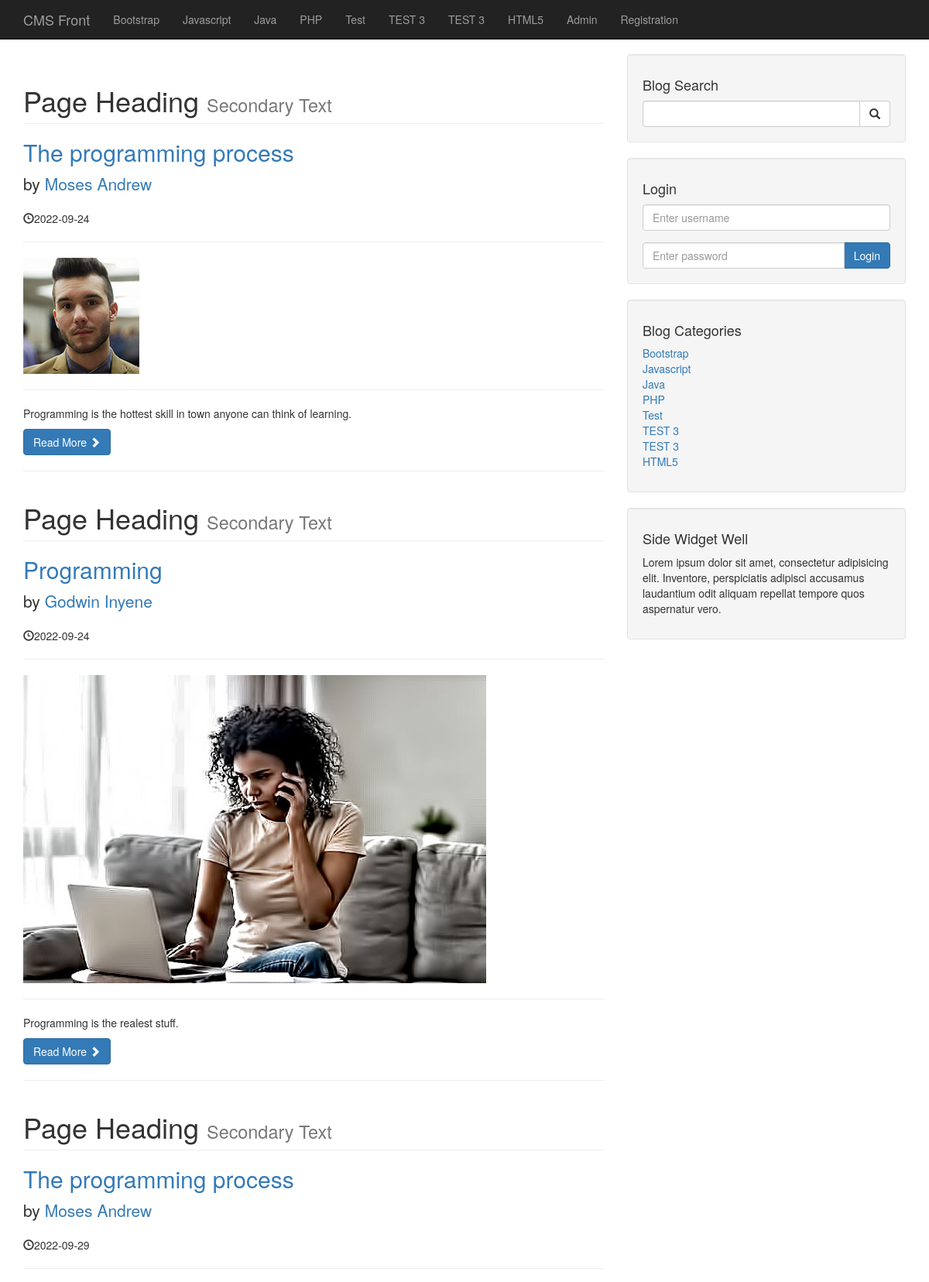
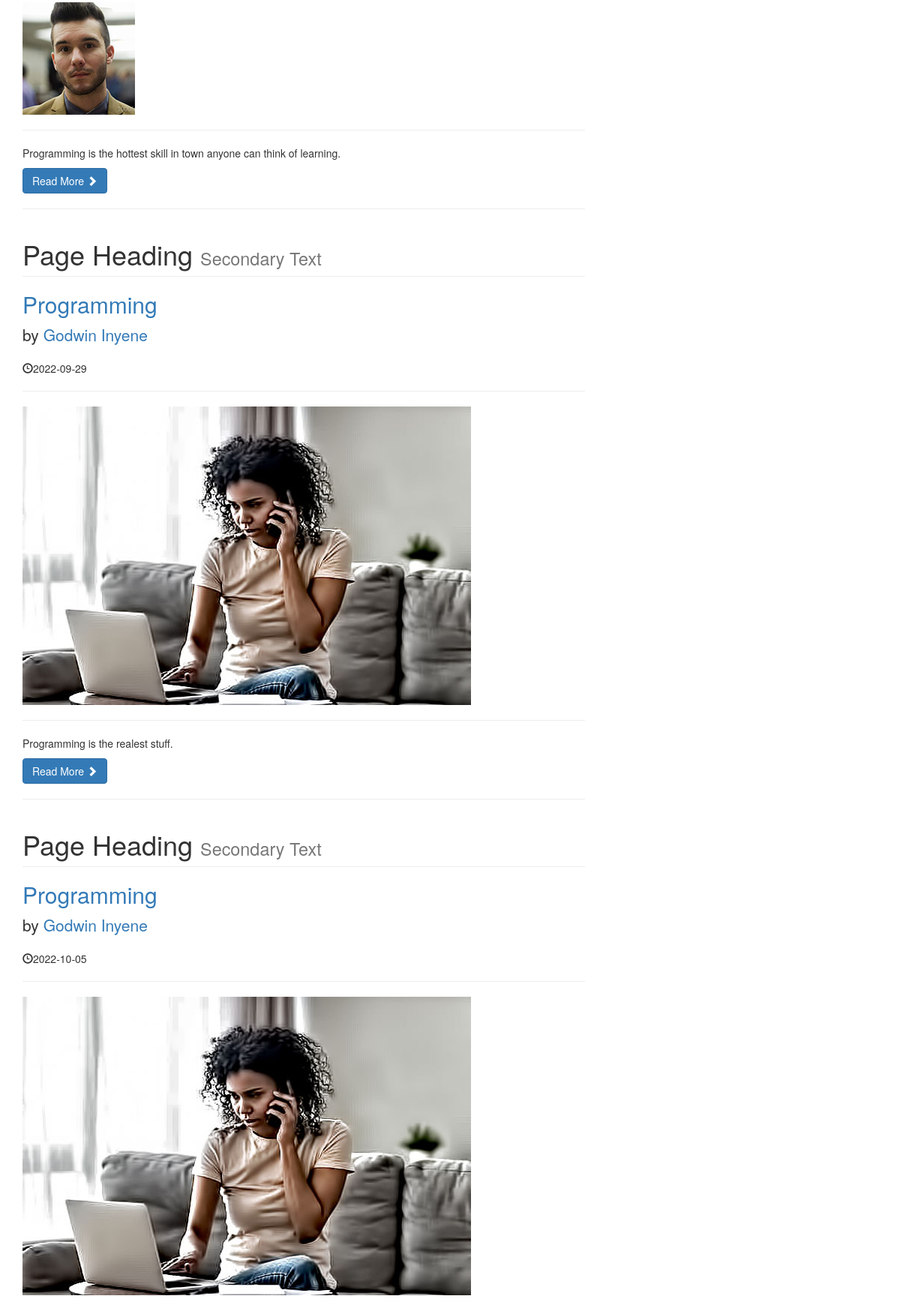
/index_old.php (upper part), run on the app's committed database (2 pictures, top to bottom).
### tables this page shows
CREATE TABLE `categories` (
  `cat_id` int(3) NOT NULL,
  `cat_title` varchar(255) NOT NULL
);

CREATE TABLE `posts` (
  `post_id` int(3) NOT NULL,
  `post_category_id` int(3) NOT NULL,
  `post_title` varchar(255) NOT NULL,
  `post_author` varchar(255) NOT NULL,
  `post_date` date NOT NULL,
  `post_image` text NOT NULL,
  `post_content` text NOT NULL,
  `post_tags` varchar(255) NOT NULL,
  `post_comment_count` int(11) NOT NULL,
  `post_status` varchar(255) NOT NULL DEFAULT 'draft',
  `post_views_count` int(11) NOT NULL
);

### index_old.php (the view, shortened to what this page needs)
<?php include("includes/db.php") ?>
<?php include("includes/header.php") ?>
<?php include("includes/navigation.php") ?>
    <div class="container">
        <div class="row">
            <div class="col-md-8">
                <?php
                    $query = "SELECT * FROM posts";
                    $select_all_post_query = mysqli_query($connection, $query);
                    while($row = mysqli_fetch_assoc( $select_all_post_query)){
                        $post_id = $row['post_id'];
                        $post_title = $row['post_title'];
                        $post_author = $row['post_author'];
                        $post_date = $row['post_date'];
                        $post_image = $row['post_image'];
                        $post_content = substr($row['post_content'], 0, 100);
                        $post_status = $row['post_status'];
                        if ($post_status =='published') {
                ?>
                    <h1 class="page-header">
                        Page Heading
                        <small>Secondary Text</small>
                    </h1>
                    <h2>
                        <a href="post.php?p_id=<?php echo $post_id; ?>"><?php echo $post_title; ?></a>
                    </h2>
                    <p class="lead">by
                        <a href="author_posts.php?author=<?=$post_author;?>&p_id=<?=$post_id;?>"><?=$post_author; ?></a>
                    </p>
                    <p><span class="glyphicon glyphicon-time"></span><?php echo $post_date; ?></p>
                    <hr>
                    <a href="post.php?p_id=<?php echo $post_id; ?>">
                        <img class="img-responsive" src="images/<?php echo $post_image;?>" alt="">
                    </a>
                    <hr>
                    <p><?php echo $post_content; ?></p>
                    <a class="btn btn-primary" href="post.php?p_id=<?php echo $post_id; ?>">Read More <span class="glyphicon glyphicon-chevron-right"></span></a>
                    <hr>
                <?php }  }?>
            </div>
            <?php include("includes/sidebar.php"); ?>
                    </div>
                </div>
                <?php include("includes/widget.php"); ?>
            </div>
        </div>
<?php include("includes/footer.php") ?>

### includes/navigation.php (shortened to what this page needs)
<nav class="navbar navbar-inverse navbar-fixed-top" role="navigation">
      <div class="container">
          <div class="navbar-header">
              <a class="navbar-brand" href="index.php">CMS Front</a>
          </div>
          <div class="collapse navbar-collapse" id="bs-example-navbar-collapse-1">
              <ul class="nav navbar-nav">
                  <?php
                      $query = "SELECT * FROM categories";
                      $select_all_categories_query = mysqli_query($connection, $query);
                      while($row = mysqli_fetch_assoc( $select_all_categories_query)){
                          $cat_title = $row['cat_title'];
                          echo "<li><a href='#'>{$cat_title} </a></li>";
                      }
                  ?>
                  <li>
                      <a href="admin">Admin</a>
                  </li>
                  <li>
                      <a href="registration.php">Registration</a>
                  </li>
              </ul>
          </div>
      </div>
  </nav>

### includes/sidebar.php
<div class="col-md-4">
                <div class="well">
                    <h4>Blog Search</h4>
                    <form action="search.php" method="post">
                        <div class="input-group">
                            <input type="text" class="form-control" name="search">
                            <span class="input-group-btn">
                                <button class="btn btn-default" type="submit" name="submit">
                                    <span class="glyphicon glyphicon-search"></span>
                            </button>
                            </span>
                        </div>
                    </form>
                </div>
                <div class="well">
                    <h4>Login</h4>
                    <form action="includes/login.php" method="post">
                        <div class="form-group">
                            <input type="text" class="form-control" name="username" placeholder="Enter username">
                        </div>
                        <div class="input-group">
                            <input type="password" class="form-control" name="password" placeholder="Enter password">
                            <span class="input-group-btn">
                                <button class="btn btn-primary" name="login" type="submit">Login</button>
                            </span>
                        </div>
                    </form>
                </div>
                 <?php
                        $query = "SELECT * FROM categories";
                        $select_all_categories_query = mysqli_query($connection, $query);
                ?>
                <div class="well">
                    <h4>Blog Categories</h4>
                    <div class="row">
                        <div class="col-lg-12">
                            <ul class="list-unstyled">
                               <?php
                                    while($row = mysqli_fetch_assoc( $select_all_categories_query)){
                                        $cat_title = $row['cat_title'];
                                        $cat_id = $row['cat_id'];
                                        echo "<li><a href='category.php?category=$cat_id'>{$cat_title} </a></li>";
                                    }
                                ?>
                            </ul>
                        </div>

### css/blog-home.css (style rules this page uses)
body { padding-top: 70px; }

### data on the page
categories: cat_title "Bootstrap"
categories: cat_title "Javascript"
categories: cat_title "Java"
categories: cat_title "PHP"
categories: cat_title "Test"
categories: cat_title "TEST 3"
categories: cat_title "TEST 3"
categories: cat_title "HTML5"
posts: post_title "The programming process", post_author "Moses Andrew", post_date "2022-09-24", post_image (picture), post_content "Programming is the hottest skill in town anyone can think of learning."
posts: post_title "Programming", post_author "Godwin Inyene", post_date "2022-09-24", post_image (picture), post_content "Programming is the realest stuff."
posts: post_title "The programming process", post_author "Moses Andrew", post_date "2022-09-29", post_image (picture), post_content "Programming is the hottest skill in town anyone can think of learning."
posts: post_title "Programming", post_author "Godwin Inyene", post_date "2022-09-29", post_image (picture), post_content "Programming is the realest stuff."
posts: post_title "Programming", post_author "Godwin Inyene", post_date "2022-10-05", post_image (picture)
